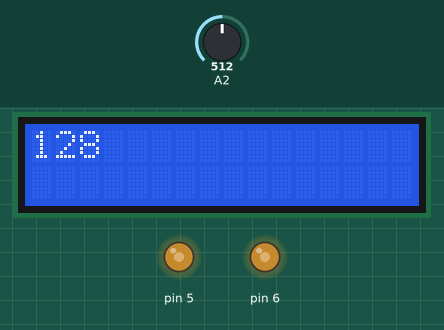
The sketch below on a simulated Arduino Uno, built with avr-gcc and run on an emulated ATmega328P. On the bench: 16×2 character LCD, output pins drawn as LEDs (lit = HIGH). The inputs (shaded band) are chosen by the test bench; at power-on: A2 = 512.

Above: at 1.6 s.
1.7 s: A2 set to 716
At 2.8 s:
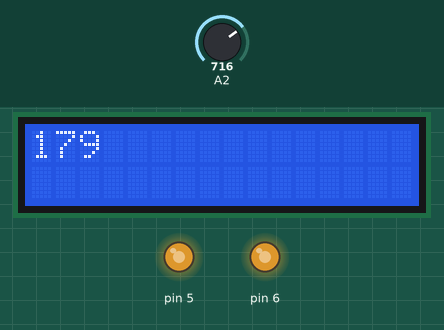
5.5 s: A2 set to 900
At 6.8 s:
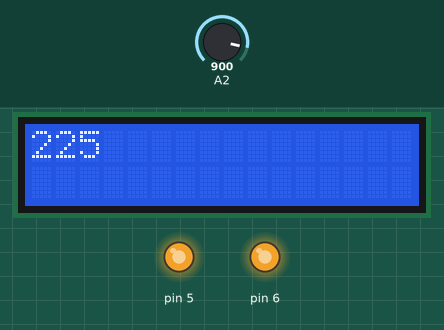
9.6 s: A2 set to 306
At 10.8 s:
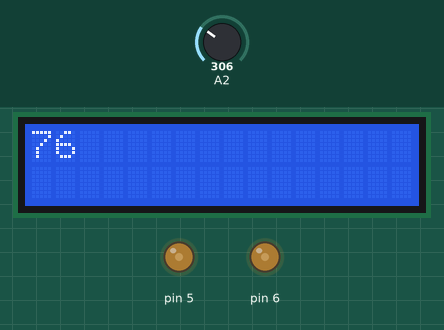
13.7 s: A2 set to 122
At 14.4 s:
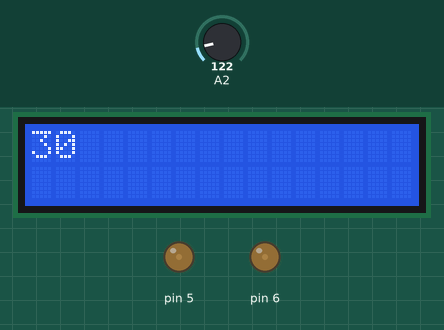
17.8 s: A2 set to 0
At 18.9 s:
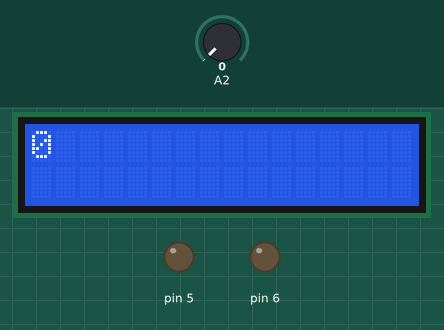
Timing chart, 0 to 20.8 s (numbered marks = the images above; inputs shaded):
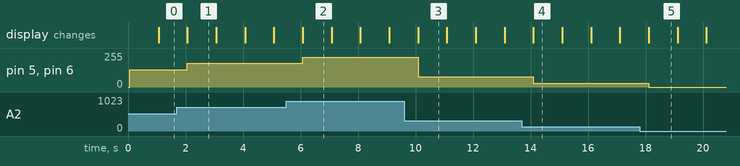

Measured:
- after the input at 1.7 s, pin 5, pin 6: 128/255 → 179/255 after 0.37 s; the display: first differs from a run without the input after 0.37 s (image 1)
- after the input at 5.5 s, pin 5, pin 6: 179/255 → 225/255 after 0.58 s; the display: first differs from a run without the input after 0.58 s (image 2)
- after the input at 9.6 s, pin 5, pin 6: 225/255 → 76/255 after 0.49 s; the display: first differs from a run without the input after 0.49 s (image 3)
- after the input at 13.7 s, pin 5, pin 6: 76/255 → 30/255 after 0.40 s; the display: first differs from a run without the input after 0.40 s (image 4)
- after the input at 17.8 s, pin 5, pin 6: 30/255 → 0/255 after 0.31 s; the display: first differs from a run without the input after 0.31 s (image 5)
- what the display in image 1 shows lasts 1.0 s, from 2.1 s to 3.1 s

The sketch:

code.ino
```cpp
#include<LiquidCrystal.h>
LiquidCrystal lcd(8,9,10,11,12,13);
//LiquidCrystal lcd (Rs,rw,D4,D5,D6,D7);
void setup()
{
 lcd.begin(16,2);
  pinMode(5,OUTPUT);
  pinMode(6,OUTPUT);
}

void loop()
{
  int a=analogRead(2)/4;
  analogWrite(5,a);
  analogWrite(6,a);

  lcd.print(a);
  delay(1000);
  lcd.clear();

  if(a<=125)
  {
    digitalWrite(6,HIGH);
    digitalWrite(5,LOW);
  }
  else
    {
    digitalWrite(5,HIGH);
    digitalWrite(6,LOW);
    }
}
```
